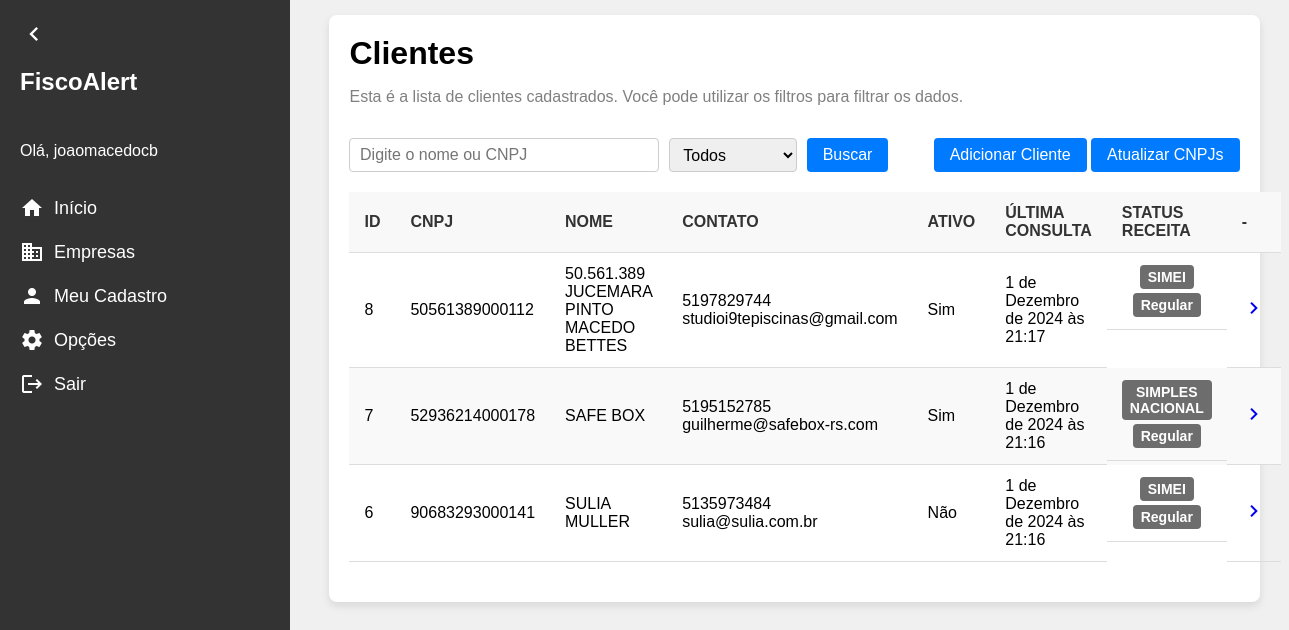
Page /clientes/ (signed in) on the earlier database version.
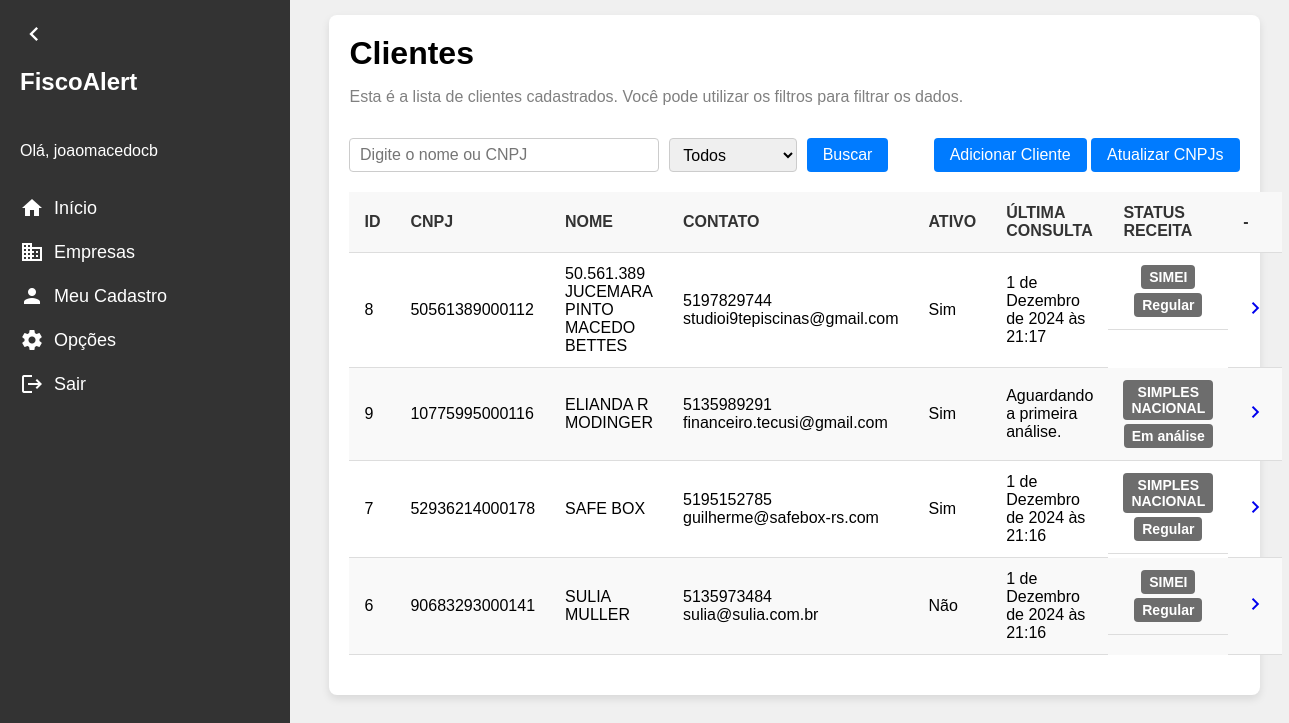
Same page on the later database version.
### clientes/models.py (models this page shows, shortened)
class Cliente(models.Model):
    id = models.AutoField(primary_key=True)
    nome_fantasia = models.CharField(max_length=200)
    razao_social = models.CharField(max_length=200)
    cnpj = models.CharField(max_length=14, blank=True, null=True)
    responsavel_tecnico = models.CharField(max_length=50)
    email = models.CharField(max_length=200, blank=True, null=True)
    tipo_empresa = models.ForeignKey(TipoEmpresa, on_delete=models.PROTECT, related_name='tipo_empresa', blank= True, null= True)
    regime_fiscal = models.ForeignKey(RegimeFiscal, on_delete=models.PROTECT, related_name= 'regime_fiscal')
    data_inclusao = models.DateField(blank= True, null= True)
    data_exclusao = models.DateField(blank= True, null= True)
    ultima_atualizacao = models.DateTimeField(blank=True, null=True)
    status = models.CharField(max_length=20, blank= True, null= True)
    telefone = models.CharField(
        max_length=15, blank=True, null=True,
        validators=[
            RegexValidator(
                regex=r'^\d{10,11}$',
                message="O número de telefone deve conter apenas dígitos e ter 10 ou 11 dígitos."
            )
        ]
    )
    ativo = models.BooleanField(default=True)
    escritorio = models.ForeignKey(Escritorio, on_delete=models.PROTECT, related_name='escritorio', blank= True, null= True)

class RegimeFiscal(models.Model):
    id = models.AutoField(primary_key=True)
    nome = models.CharField(max_length=30)
    def __str__(self):
        return self.nome
    class Meta:
        verbose_name = "Regime Fiscal"
        verbose_name_plural = "Regimes Fiscais"

### clientes/views.py (the view)
# urls.py: path('clientes/', clientes_view, name='clientes'),
@login_required
def clientes_view(request):
    clientes = Cliente.objects.all().order_by('nome_fantasia')
    search = request.GET.get('search', '')
    status = request.GET.get('status', '')
    if search:
        clientes = clientes.filter(Q(nome_fantasia__icontains = search) | Q(cnpj__icontains = search))
    if status == 'ativo':
        clientes = clientes.filter(ativo=True)
    elif status == 'inativo':
        clientes = clientes.filter(ativo=False)
    return render(request, 'clientes.html', {'clientes': clientes})

### clientes/templates/clientes.html (shortened to what this page needs)
{% extends "base.html" %}
{% block content %}
<div class="content">
    <div class="container">
        <div class="title">Clientes</div>
        <p>Esta é a lista de clientes cadastrados. Você pode utilizar os filtros para filtrar os dados.</p>
        <div class="actions">
            <form method="GET" action="">
                <input
                    type="text"
                    name="search"
                    placeholder="Digite o nome ou CNPJ"
                    value="{{ request.GET.search }}"
                >
                <select name="status">
                    <option value="" {% if not request.GET.status %}selected{% endif %}>Todos</option>
                </select>
                <button type="submit">Buscar</button>
            </form>
            <div>
                <a href="{% url 'novo_cliente' %}" class="add-client-btn"><button >Adicionar Cliente</button></a>
                <a href="{% url 'atualizar_clientes' %}" class="update-clients-btn"><button type="button">Atualizar CNPJs</button></a>
            </div>
        </div>
        {% if clientes %}
            <table>
                <thead>
                    <tr>
                        <th>ID</th>
                        <th>CNPJ</th>
                        <th>NOME</th>
                        <th>CONTATO</th>
                        <th>ATIVO</th>
                        <th>ÚLTIMA CONSULTA</th>
                        <th>STATUS RECEITA</th>
                        <th>-</th>
                    </tr>
                </thead>
                <tbody>
                    {% for cliente in clientes %}
                    <tr>
                        <td>{{ cliente.id }}</td>
                        <td>{{ cliente.cnpj }}</td>
                        <td>{{ cliente.nome_fantasia }}</td>
                        <td>
                            {{ cliente.telefone }}<br>{{ cliente.email }}</td>
                        <td>
                            {% if cliente.ativo == True %}
                            Sim
                            {% else %}
                            Não
                            {% endif %}
                        </td>
                        <td>
                            {% if cliente.ultima_atualizacao %}
                                {{ cliente.ultima_atualizacao }}
                            {% else %}
                                Aguardando a primeira análise.
                            {% endif %}
                        </td>
                        <td class="status-tag">
                            <span>{{ cliente.regime_fiscal }}</span>
                            <span>
                                {% if cliente.status %}
                                    {{ cliente.status }}
                                {% else %}
                                    Em análise
                                {% endif %}
                            </span>
                        </td>
                        <td class="actions-icons">
                            <a href="{% url 'cliente_detalhe' pk=cliente.pk %}">
                                <span class="material-icons">chevron_right</span>
                            </a>
                        </td>
                    </tr>
                    {% endfor %}
                </tbody>
            </table>
        {% else %}
            <div class="placeholder-clientes">
                <div class="material-icons">search_off</div>
                <h3>Não há clientes cadastrados. Clique em "Adicionar cliente" para iniciar um cadastro.</h3>
            </div>
        {% endif %}
    </div>
</div>
{% endblock %}

Differences in the rows shown:
added Cliente: id "9", cnpj "10775995000116", nome_fantasia "ELIANDA R MODINGER", telefone "5135989291", email "financeiro.tecusi@gmail.com", ativo "Sim", shows "Aguardando a primeira análise.", regime_fiscal "SIMPLES NACIONAL", status "Em análise"
